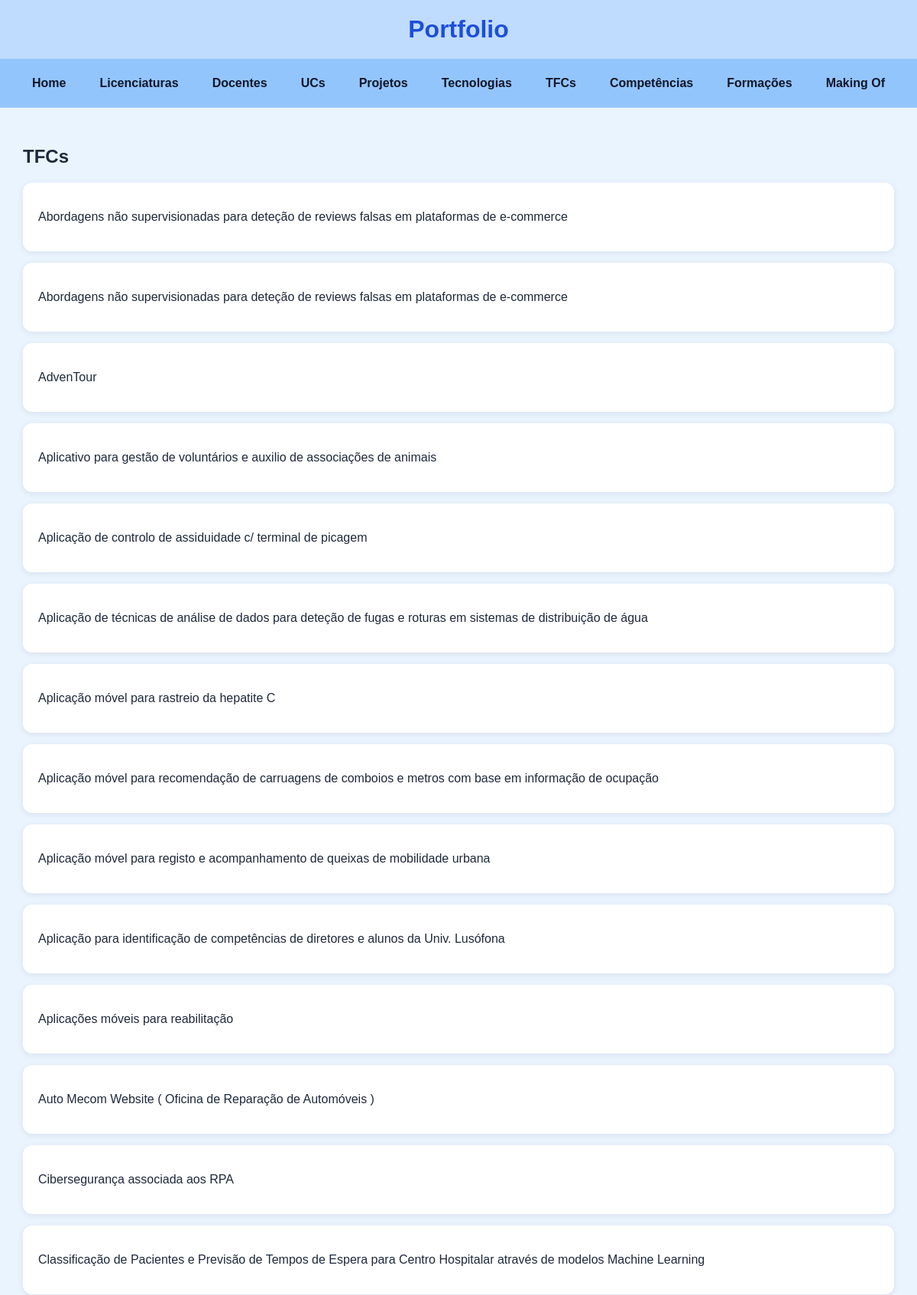
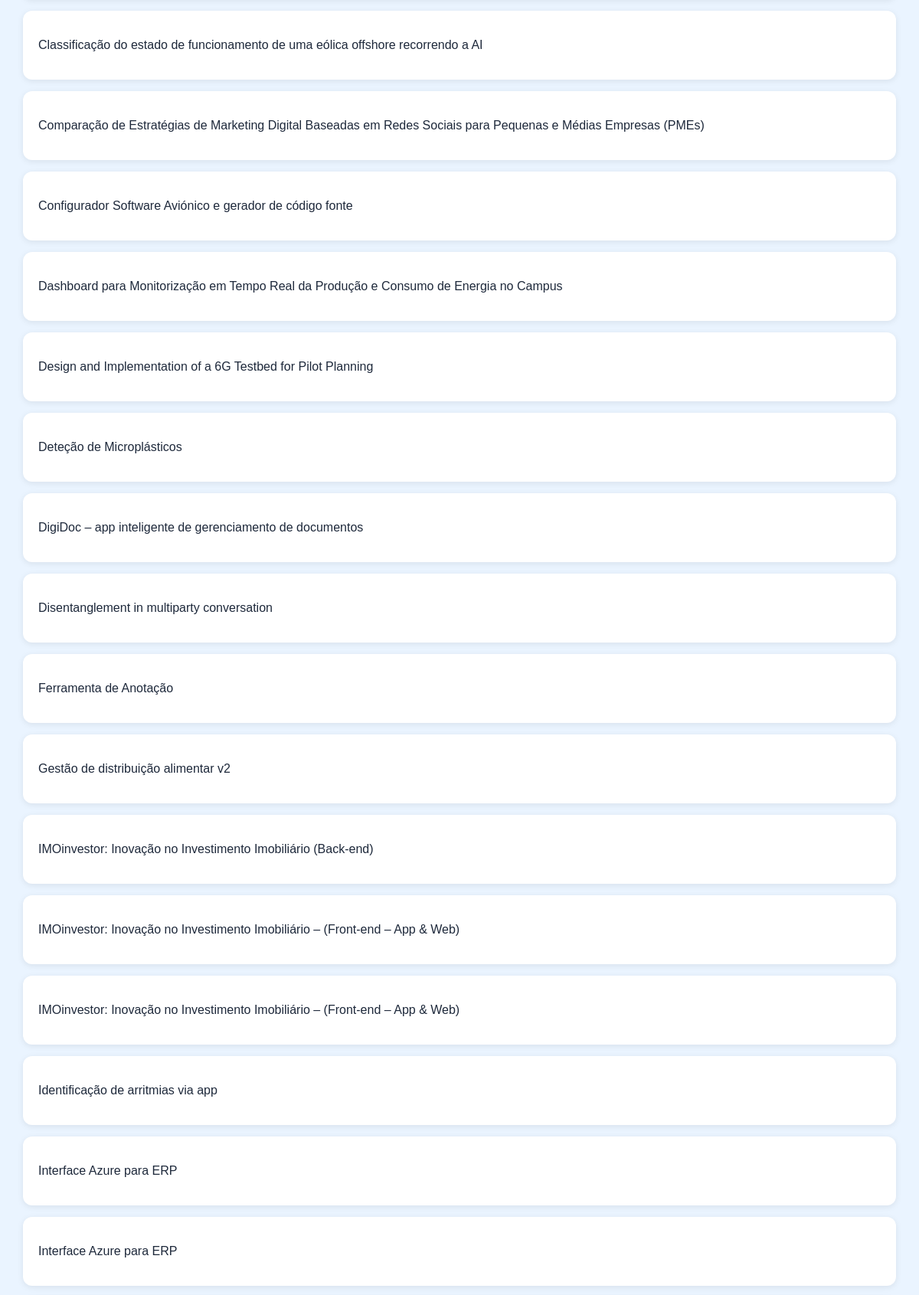
Screenshot of /portfolio/tfcs/ (upper part) with the database file from the repository (2 pictures, top to bottom).
### portfolio/models.py (models this page shows, shortened)
class TFC(models.Model):
    titulo = models.CharField(max_length=200)
    autor = models.CharField(max_length=120)
    ano = models.PositiveIntegerField(blank=True, null=True)
    resumo = models.TextField(blank=True)
    area = models.CharField(max_length=120, blank=True)
    url = models.URLField(blank=True)
    nivel_interesse = models.PositiveSmallIntegerField(default=3)
    destaque = models.BooleanField(default=False)
    tecnologias = models.ManyToManyField(Tecnologia, related_name="tfcs", blank=True)

### portfolio/views.py (the view)
# urls.py: path("tfcs/", views.tfcs_view, name="tfcs"),
def tfcs_view(request):
    tfcs = TFC.objects.all()
    return render(request, "portfolio/tfcs.html", {"tfcs": tfcs})

### portfolio/templates/portfolio/tfcs.html (shortened to what this page needs)
{% extends "portfolio/base.html" %}
{% block content %}
    <h2>TFCs</h2>
    {% for tfc in tfcs %}
        <div class="card">
            <p>{{ tfc.titulo }}</p>
        </div>
    {% empty %}
        <div class="card">
            <p>Sem TFCs.</p>
        </div>
    {% endfor %}
{% endblock %}

### portfolio/templates/portfolio/base.html (style rules this page uses)
body { background-color: #eaf4ff; font-family: Arial, sans-serif; margin: 0; padding: 0; color: #1e293b; }
.card { background-color: white; padding: 20px; margin-bottom: 15px; border-radius: 12px; box-shadow: 0 2px 8px rgba(0, 0, 0, 0.08); }

### rows the page displays
TFC: titulo "Abordagens não supervisionadas para deteção de reviews falsas em plataformas de e-commerce"
TFC: titulo "Abordagens não supervisionadas para deteção de reviews falsas em plataformas de e-commerce"
TFC: titulo "AdvenTour"
TFC: titulo "Aplicativo para gestão de voluntários e auxilio de associações de animais"
TFC: titulo "Aplicação de controlo de assiduidade c/ terminal de picagem"
TFC: titulo "Aplicação de técnicas de análise de dados para deteção de fugas e roturas em sistemas de distribuição de água"
TFC: titulo "Aplicação móvel para rastreio da hepatite C"
TFC: titulo "Aplicação móvel para recomendação de carruagens de comboios e metros com base em informação de ocupação"
TFC: titulo "Aplicação móvel para registo e acompanhamento de queixas de mobilidade urbana"
TFC: titulo "Aplicação para identificação de competências de diretores e alunos da Univ. Lusófona"
TFC: titulo "Aplicações móveis para reabilitação"
TFC: titulo "Auto Mecom Website ( Oficina de Reparação de Automóveis )"
TFC: titulo "Cibersegurança associada aos RPA"
TFC: titulo "Classificação de Pacientes e Previsão de Tempos de Espera para Centro Hospitalar através de modelos Machine Learning"
TFC: titulo "Classificação do estado de funcionamento de uma eólica offshore recorrendo a AI"
TFC: titulo "Comparação de Estratégias de Marketing Digital Baseadas em Redes Sociais para Pequenas e Médias Empresas (PMEs)"
TFC: titulo "Configurador Software Aviónico e gerador de código fonte"
TFC: titulo "Dashboard para Monitorização em Tempo Real da Produção e Consumo de Energia no Campus"
TFC: titulo "Design and Implementation of a 6G Testbed for Pilot Planning"
TFC: titulo "Deteção de Microplásticos"
TFC: titulo "DigiDoc – app inteligente de gerenciamento de documentos"
TFC: titulo "Disentanglement in multiparty conversation"
TFC: titulo "Ferramenta de Anotação"
TFC: titulo "Gestão de distribuição alimentar v2"
TFC: titulo "IMOinvestor: Inovação no Investimento Imobiliário (Back-end)"
TFC: titulo "IMOinvestor: Inovação no Investimento Imobiliário – (Front-end – App & Web)"
TFC: titulo "IMOinvestor: Inovação no Investimento Imobiliário – (Front-end – App & Web)"
TFC: titulo "Identificação de arritmias via app"
TFC: titulo "Interface Azure para ERP"
TFC: titulo "Interface Azure para ERP"
